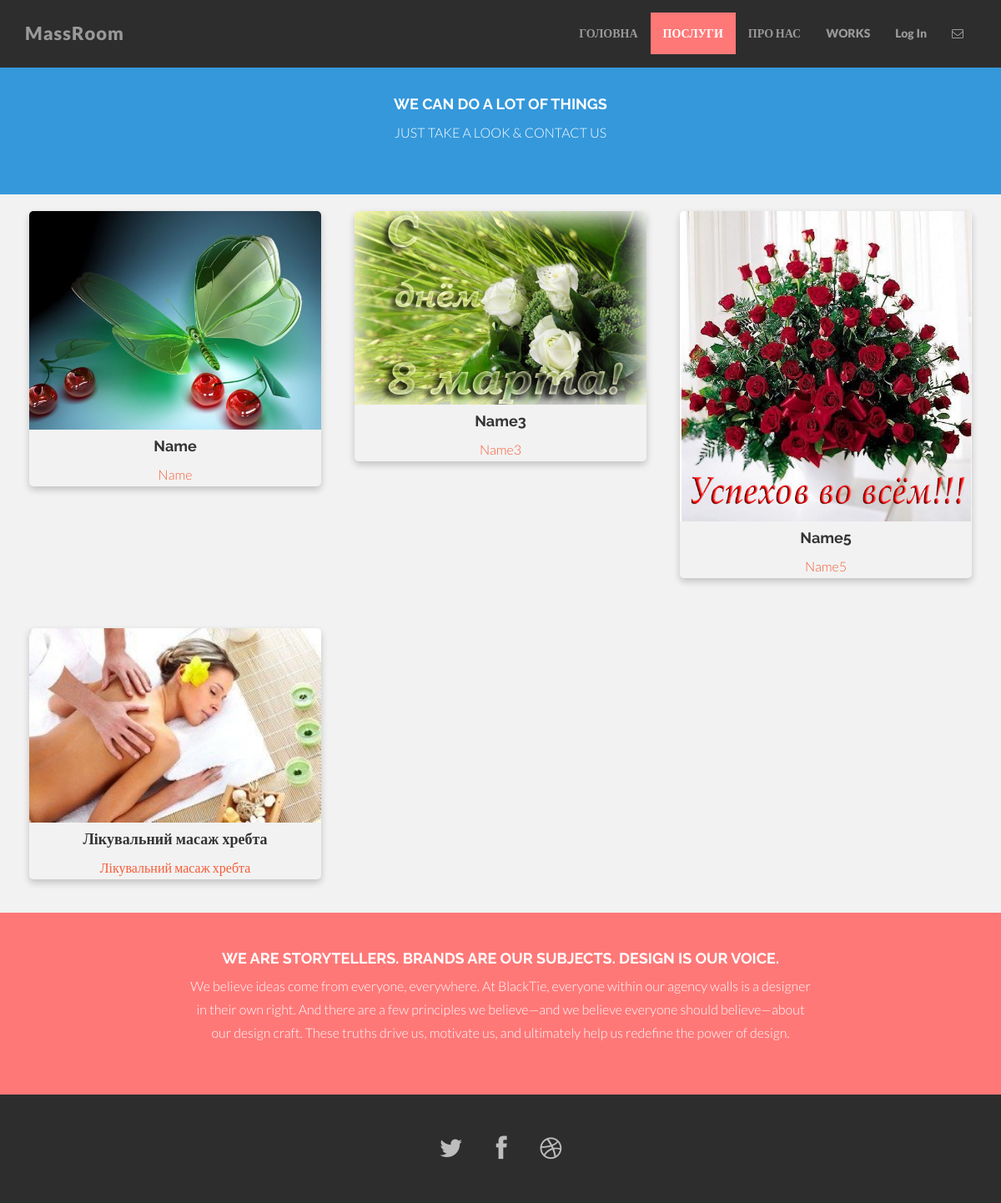
Page /services/ on the committed database.
### massRoom/models.py (models this page shows, shortened)
class Service(models.Model):
    name = models.CharField(max_length=200)
    description = models.TextField()
    image = models.ImageField(upload_to='service_image')

### massRoom/views.py (the view)
# urls.py: url(r'^services/$', views.services, name='services'),
def services(request):
    all_services = Service.objects.all()
    rows = int(len(all_services)/3)
    if rows*3 != len(all_services):
        rows += 1
    services = []
    for row in range(rows):
        services_3 = []
        for i in range(3):
            if len(all_services) > row*3+i:
                services_3.append(all_services[row*3+i])
        services.append(services_3)
    context = {
        'services' : services
    }
    return render(request, 'massRoom/services.html', context)

### massRoom/templates/massRoom/services.html (shortened to what this page needs)
{% extends 'massRoom/base.html' %}
{% load staticfiles %}
{% block services_class %}active{% endblock %}
{% block content %}
    <div id="blue">
        <div class="container">
			<div class="row centered">
				<div class="col-lg-8 col-lg-offset-2">
				<h4><b>WE CAN DO A LOT OF THINGS</b></h4>
				<p>JUST TAKE A LOOK & CONTACT US</p>
				</div>
			</div>
		</div>
	</div>
	<div class="container">
        {% for service3 in services %}
		<div class="row centered">
            {% for service in service3 %}
                <div class="col-lg-4" style="padding: 15px">
                    <a href = {% url 'service' service.id %}>
                        <div class="card">
                            <img src="{{ service.image.url }}" style="width: 100%" alt="Avatar">
                            <div class="cardcontainer">
                                <h4><b>{{ service.name }}</b></h4>
                                <p>{{ service.name }}</p>
                            </div>
                        </div>
                </div>
            {% endfor %}
        </div>
        {% endfor %}
    </div>
{% endblock %}

### massRoom/templates/massRoom/base.html (shortened to what this page needs)
{% load staticfiles %}
<!DOCTYPE html>
<html lang="en">
  <head>
    <link href="{% static 'massRoom/css/bootstrap.css' %}" rel="stylesheet">
    <link href="{% static 'massRoom/css/font-awesome.min.css' %}" rel="stylesheet">
    <link href="{% static 'massRoom/css/main.css' %}" rel="stylesheet">
  </head>
  <body>
    <div class="navbar navbar-inverse navbar-fixed-top">
      <div class="container">
        <div class="navbar-header">
          <a class="navbar-brand" href="{% url 'home' %}">MassRoom</a>
        </div>
        <div class="navbar-collapse collapse">
          <ul class="nav navbar-nav navbar-right">
            <li class="{% block index_class %}{% endblock %}"><a href="{% url 'home' %}">ГОЛОВНА</a></li>
            <li class="{% block services_class %}{% endblock %}"><a href="{% url 'services' %}">ПОСЛУГИ</a></li>
            <li class="{% block about_class %}{% endblock %}"><a href="{% url 'about' %}">ПРО НАС</a></li>
            <li class="{% block works_class %}{% endblock %}"><a href="{% url 'works' %}">WORKS</a></li>
            <li><a data-toggle="modal" data-target="#login-modal" href="#login-modal">Log In</a></li>
            <li><a data-toggle="modal" data-target="#contactModal" href="#contactModal"><i class="fa fa-envelope-o"></i></a></li>
          </ul>
        </div>
      </div>
    </div>
    {% block content %}
    {% endblock %}
	<div id="r">
		<div class="container">
			<div class="row centered">
				<div class="col-lg-8 col-lg-offset-2">
					<h4>WE ARE STORYTELLERS. BRANDS ARE OUR SUBJECTS. DESIGN IS OUR VOICE.</h4>
					<p>We believe ideas come from everyone, everywhere. At BlackTie, everyone within our agency walls is a designer in their own right. And there are a few principles we believe—and we believe everyone should believe—about our design craft. These truths drive us, motivate us, and ultimately help us redefine the power of design.</p>
				</div>
			</div>
		</div>
	</div><! -- r wrap -->
	<div id="f">
		<div class="container">
			<div class="row centered">
				<a href="#"><i class="fa fa-twitter"></i></a><a href="#"><i class="fa fa-facebook"></i></a><a href="#"><i class="fa fa-dribbble"></i></a>
			</div>
		</div>
	</div>
  </body>
</html>

### massRoom/static/massRoom/css/main.css (style rules this page uses)
body { background-color: #f2f2f2; font-family: "Lato"; font-weight: 300; font-size: 16px; color: #555; -webkit-font-smoothing: antialiased; -webkit-overflow-scrolling: touch; margin-top: 70px; }
h1, h2, h3, h4, h5, h6 { font-family: "Raleway"; font-weight: 300; color: #333; }
p { line-height: 28px; margin-bottom: 25px; }
.centered { text-align: center; }
a { color: #f85c37; word-wrap: break-word; -webkit-transition: color 0.1s ease-in, background 0.1s ease-in; -moz-transition: color 0.1s ease-in, background 0.1s ease-in; -ms-transition: color 0.1s ease-in, background 0.1s ease-in; -o-transition: color 0.1s ease-in, background 0.1s ease-in; transition: color 0.1s ease-in, background 0.1s ease-in; }
a:before, a:after { -webkit-transition: color 0.1s ease-in, background 0.1s ease-in; -moz-transition: color 0.1s ease-in, background 0.1s ease-in; -ms-transition: color 0.1s ease-in, background 0.1s ease-in; -o-transition: color 0.1s ease-in, background 0.1s ease-in; transition: color 0.1s ease-in, background 0.1s ease-in; }
.navbar { font-weight: 800; font-size: 14px; padding-top: 15px; padding-bottom: 15px; }
.navbar-inverse { background: #2d2d2d; border-color: #2d2d2d; }
.navbar-inverse .navbar-nav > .active > a { background: #ff7878 }
.navbar-inverse .navbar-brand { color: #999999; font-weight: bolder; font-size: 22px; letter-spacing: 1px; }
#r { background: #ff7878; padding-top: 35px; padding-bottom: 35px; }
#r h4 { color: white; font-weight: 700; }
#r p { color: white; }
#blue { background: #3498db; padding-top: 35px; padding-bottom: 35px; }
#blue h4 { color: white; font-weight: 700; }
#blue p { color: white; }
#f { background: #2d2d2d; padding-top: 30px; padding-bottom: 30px; }
#f i { color: #bdbdbd; font-size: 30px; padding: 20px; }
.card { box-shadow: 0 4px 8px 0 rgba(0,0,0,0.2); transition: 0.3s; border-radius: 5px; margin: 5px; }
.card img { border-radius: 5px 5px 0 0; }

### rows in the picture
Service: image (picture), name "Name"
Service: image (picture), name "Name3"
Service: image (picture), name "Name5"
Service: image (picture), name "Лікувальний масаж хребта"
